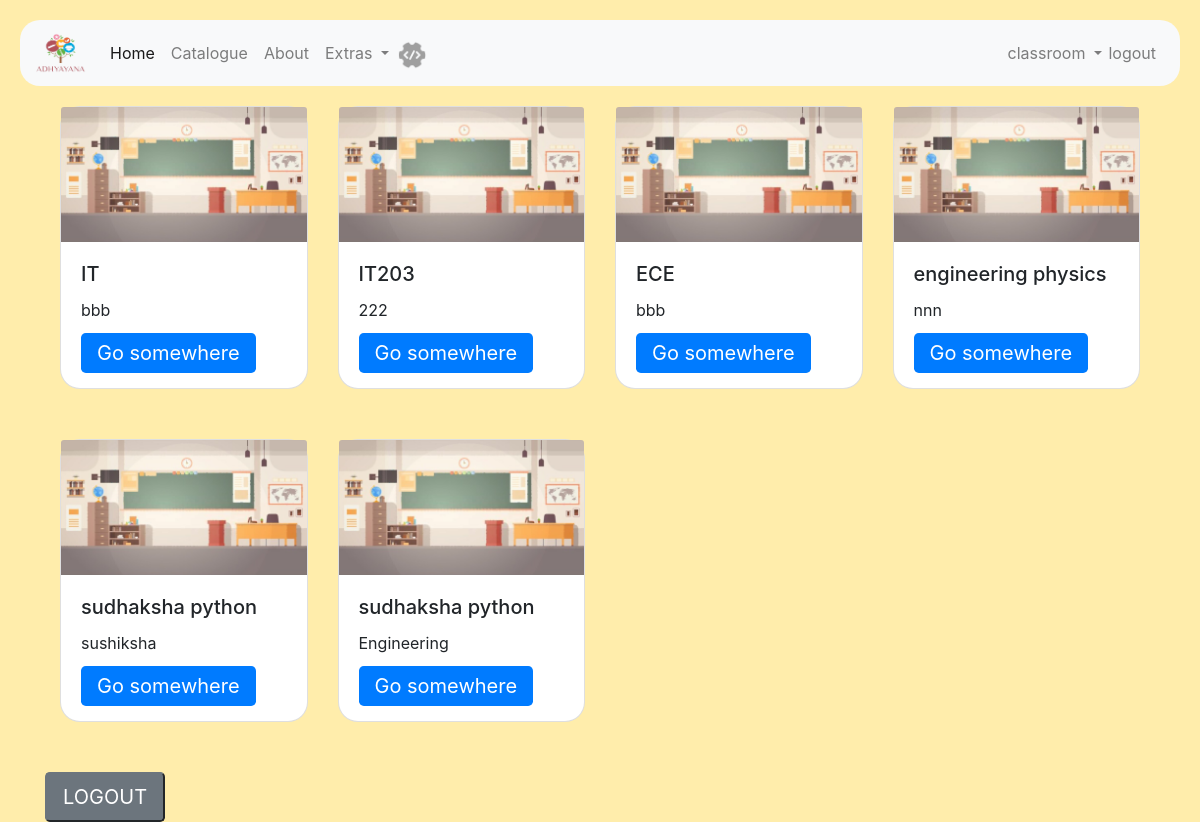
/classroom (signed in), run on the app's committed database.
### Accounts/models.py (models this page shows, shortened)
class classroom(models.Model):
       class_name=models.CharField(max_length=50,null=True)
       class_sec=models.CharField(max_length=50,null=True)
       class_subject=models.CharField(max_length=50,null=True)
       classid=models.CharField(max_length=15,null=True)
       admin=models.ForeignKey(User,on_delete=models.CASCADE)
       c_url=models.URLField(default=None,null=True)
       c_link=models.URLField(default=None,null=True)
       members=models.ManyToManyField(profile)
       def get_abs_url(self):
              return reverse('classroom',kwargs={'c_id':self.classid})
       def is_admin(self):
              return self.admin

### userinterface/views.py (the view)
# urls.py: path('classroom',views.class_room,name="classroom-home"),
@login_required
def class_room(request):
    form=Classform(request.POST)
    userclass=classroom.objects.filter(members=request.user.profile)
    return render(request,'classroom_home.html',{'form':form,'user_classes':userclass})

### templates/classroom_home.html
{% extends 'navbar.html' %}
{% load static %}
{%block content%}
<div class="container">
    <div class="row" style="margin: auto;">
        {%for user_class in user_classes%}
        <div class="col-md-3">
        <div class="card" style="margin-bottom: 50px; border-radius: 20px;">
        <img src="{% static 'image/classroom.jpg'%}" class="card-img-top" alt="...">
        <div class="card-body">
        <h5 class="card-title">{{user_class.class_name}}</h5>
        <p class="card-text">{{user_class.class_sec}}</p>
        {%if request.user == user_class.is_admin%}
        <a href="{{user_class.get_abs_url}}/admin" class="btn-lg btn-primary">Go somewhere</a>
        {%else%}
        <a href="{{user_class.get_abs_url}}" class="btn-lg btn-primary">Go somewhere</a>
        {%endif%}
        </div>
        </div>
        </div>
        {%endfor%}
    </div>
     <button type="button" class=" btn-secondary btn-lg" onclick="window.location.href='{%url 'logout'%}'">LOGOUT</button>
</div>
{%endblock%}

### templates/navbar.html (style rules this page uses)
body, html { margin: 0; padding: 0; height: 100%; background: #ffedab !important; background-color: none; }

### data on the page
classroom: class_name "IT", class_sec "bbb"
classroom: class_name "IT203", class_sec "222"
classroom: class_name "ECE", class_sec "bbb"
classroom: class_name "engineering physics", class_sec "nnn"
classroom: class_name "sudhaksha python", class_sec "sushiksha"
classroom: class_name "sudhaksha python", class_sec "Engineering"
